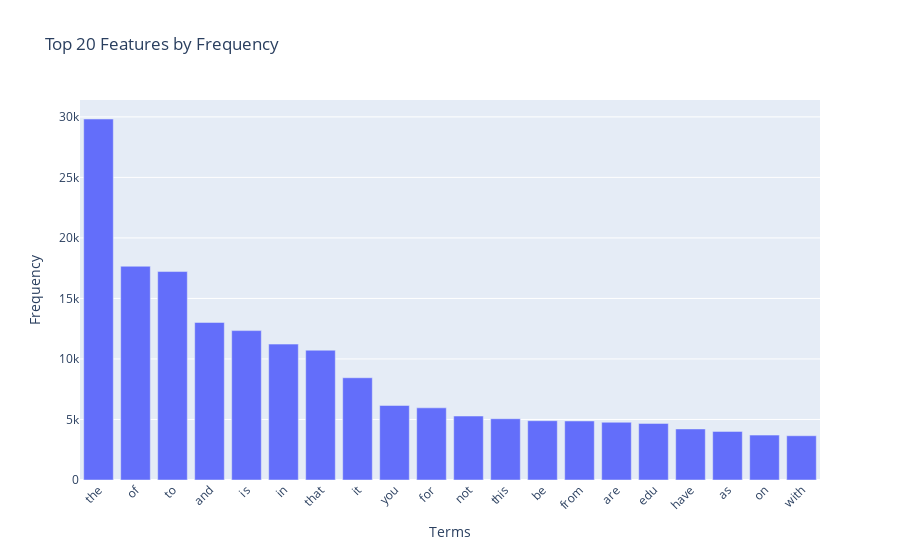

The notebook cell this image was saved under:
### Markdown cell above
### >>> **Exercise 13 (take home):**

### Code cell
# Create a dataframe for sorting the top 20 features
df = pd.DataFrame({'Term': count_vect.get_feature_names_out(), 'Frequency': term_frequencies})
df_sorted = df.sort_values(by='Frequency', ascending=False).head(20)

# plot the frequency of the top 20 features
fig = px.bar(df_sorted, x='Term', y='Frequency', title='Top 20 Features by Frequency')
fig.update_layout(xaxis_title='Terms', yaxis_title='Frequency', xaxis_tickangle=-45)
fig.show()

### Figure 1 — Plotly figure (JSON) as saved in the notebook; plotly's stock layout.template omitted (floating-point values rounded to 4 significant figures)
{"data": [{"alignmentgroup": "True", "hovertemplate": "Term=%{x}<br>Frequency=%{y}<extra></extra>", "legendgroup": "", "marker": {"color": "#636efa", "pattern": {"shape": ""}}, "name": "", "offsetgroup": "", "orientation": "v", "showlegend": false, "textposition": "auto", "type": "bar", "x": ["the", "of", "to", "and", "is", "in", "that", "it", "you", "for", "not", "this", "be", "from", "are", "edu", "have", "as", "on", "with"], "xaxis": "x", "y": [29825, 17660, 17222, 13017, 12343, 11226, 10723, 8447, 6157, 5962, 5285, 5063, 4898, 4877, 4769, 4675, 4218, 4015, 3709, 3655], "yaxis": "y"}], "layout": {"barmode": "relative", "legend": {"tracegroupgap": 0}, "title": {"text": "Top 20 Features by Frequency"}, "xaxis": {"anchor": "y", "domain": [0, 1], "tickangle": -45, "title": {"text": "Terms"}}, "yaxis": {"anchor": "x", "domain": [0, 1], "title": {"text": "Frequency"}}}}
